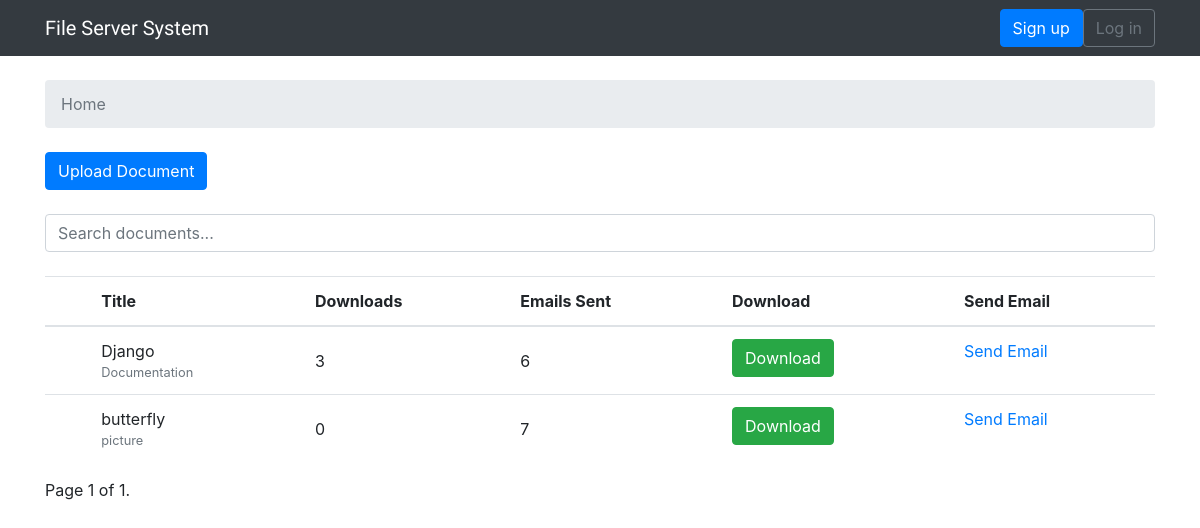
Before: / with the older database file.
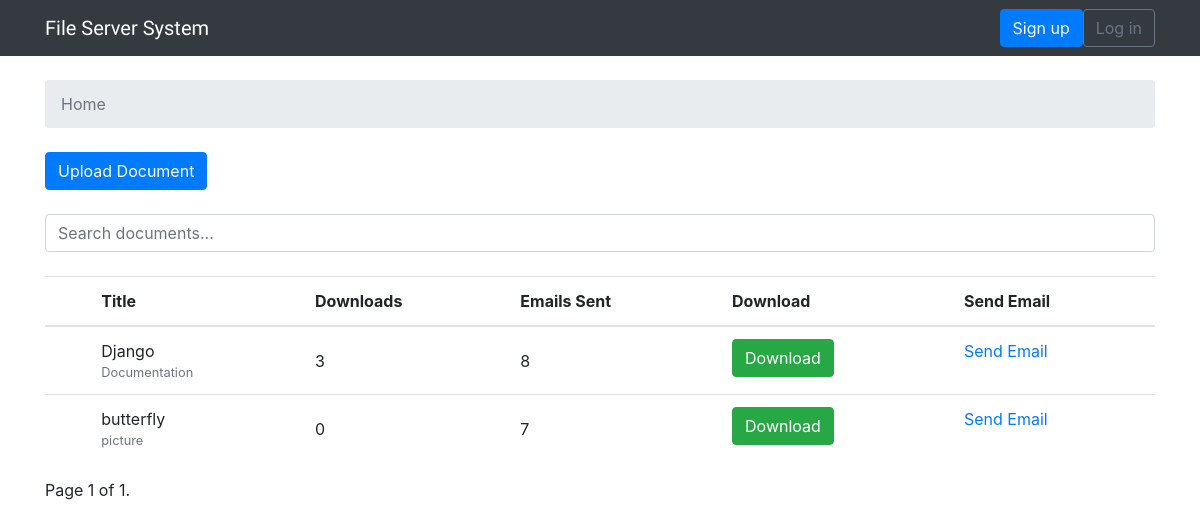
After: the same page with the newer database file.
### file_server_system/models.py (models this page shows, shortened)
class Document(models.Model):
    title = models.CharField(max_length=255)
    description = models.TextField(max_length=300)
    file = models.FileField(upload_to='documents/', unique=True)
    upload_date = models.DateTimeField(auto_now_add=True)
    download_count = models.IntegerField(default=0)
    email_count = models.IntegerField(default=0)

### file_server_system/views.py (the view)
# urls.py: 2. Add a URL to urlpatterns:  path('', views.home, name='home')
def home(request):
    query = request.GET.get('search')
    if query:
        documents = Document.objects.filter(title__icontains=query)
    else:
        documents = Document.objects.all()
    paginator = Paginator(documents, 10)  # Show 10 documents per page
    page = request.GET.get('page')
    try:
        documents = paginator.page(page)
    except PageNotAnInteger:
        documents = paginator.page(1)
    except EmptyPage:
        documents = paginator.page(paginator.num_pages)
    return render(request, 'home.html', {'documents': documents, 'page_obj': documents})

### templates/home.html (shortened to what this page needs)
{% extends 'base.html' %}
{% load static %}
{% block breadcrumb %}
  <li class="breadcrumb-item active">Home</li>
{% endblock %}
{% block content %}
    <div class="mb-4">
        <a href="{% url 'upload_document' %}" class="btn btn-primary">Upload Document</a>
    </div>
    <input type="text" id="searchInput" placeholder="Search documents..." class="form-control mb-4">
    <table class="table">
        <thead class="thead-inverse">
          <tr>
            <th></th>
            <th>Title</th>
            <th>Downloads</th>
            <th>Emails Sent</th>
            <th>Download</th>
            <th>Send Email</th>
          </tr>
        </thead>
        <tbody id="documentList">
          {% for document in page_obj %}
            <tr>
              <td>
                <td>{{ document.title }}<br>
                <small class="text-muted d-block">{{ document.description }}</small>
              </td>
              <td class="align-middle">{{ document.download_count }}</td>
              <td class="align-middle">{{ document.email_count }}</td>
              <td>
                <form method="get" action="{% url 'download_document' document.id %}">
                  <button type="submit" class="btn btn-success">Download</button>
                </form>
              </td>
              <td>
                <a href="{% url 'send_email' document.id %}">Send Email</a>
              </td>
            </tr>
          {% endfor %}
        </tbody>
      </table>
      <div class="pagination">
        <span class="step-links">
            <span class="current">
                Page {{ page_obj.number }} of {{ page_obj.paginator.num_pages }}.
            </span>
        </span>
    </div>
{% endblock %}

### templates/base.html (shortened to what this page needs)
{% load static %}<!DOCTYPE html>
<html>
  <head>
    <link rel="stylesheet" href="{% static 'css/bootstrap.min.css' %}">
    <link rel="stylesheet" href="{% static 'css/app.css' %}">
  </head>
  <body>
    {% block body %}
    <nav class="navbar navbar-expand-sm navbar-dark bg-dark">
      <div class="container">
        <a class="navbar-brand" href="{% url 'home' %}">File Server System</a>
        <div class="collapse navbar-collapse" id="mainMenu">
          {% if user.is_authenticated %}
            <ul class="navbar-nav ml-auto">
              <li class="nav-item dropdown">
                <a class="nav-link dropdown-toggle" href="#" id="userMenu" data-toggle="dropdown" aria-haspopup="true" aria-expanded="false">
                  {{ user.username }}
                </a>
                <div class="dropdown-menu dropdown-menu-right" aria-labelledby="userMenu">
                  <a class="dropdown-item" href="#">My account</a>
                  <a class="dropdown-item" href="{% url 'password_change' %}">Change password</a>
                  <div class="dropdown-divider"></div>
                  <a class="dropdown-item" href="{% url 'logout' %}">Log out</a>
                </div>
              </li>
            </ul>
          {% else %}
            <form class="form-inline ml-auto">
              <a href="{% url 'signup' %}" class="btn btn-primary ml-2">Sign up</a>
              <a href="{% url 'login' %}" class="btn btn-outline-secondary">Log in</a>
            </form>
          {% endif %}
        </div>
      </div>
    </nav>
      <div class="container">
        <ol class="breadcrumb my-4">
          {% block breadcrumb %}
          {% endblock %}
        </ol>
        {% block content %}
        {% endblock %}
      </div>
    {% endblock body %}
  </body>
</html>

### static/css/app.css (style rules this page uses)
.navbar-brand { font-family: 'Peralta', cursive; }

Changed rows visible on the page:
changed Document "Django": email_count "6" → "8"
